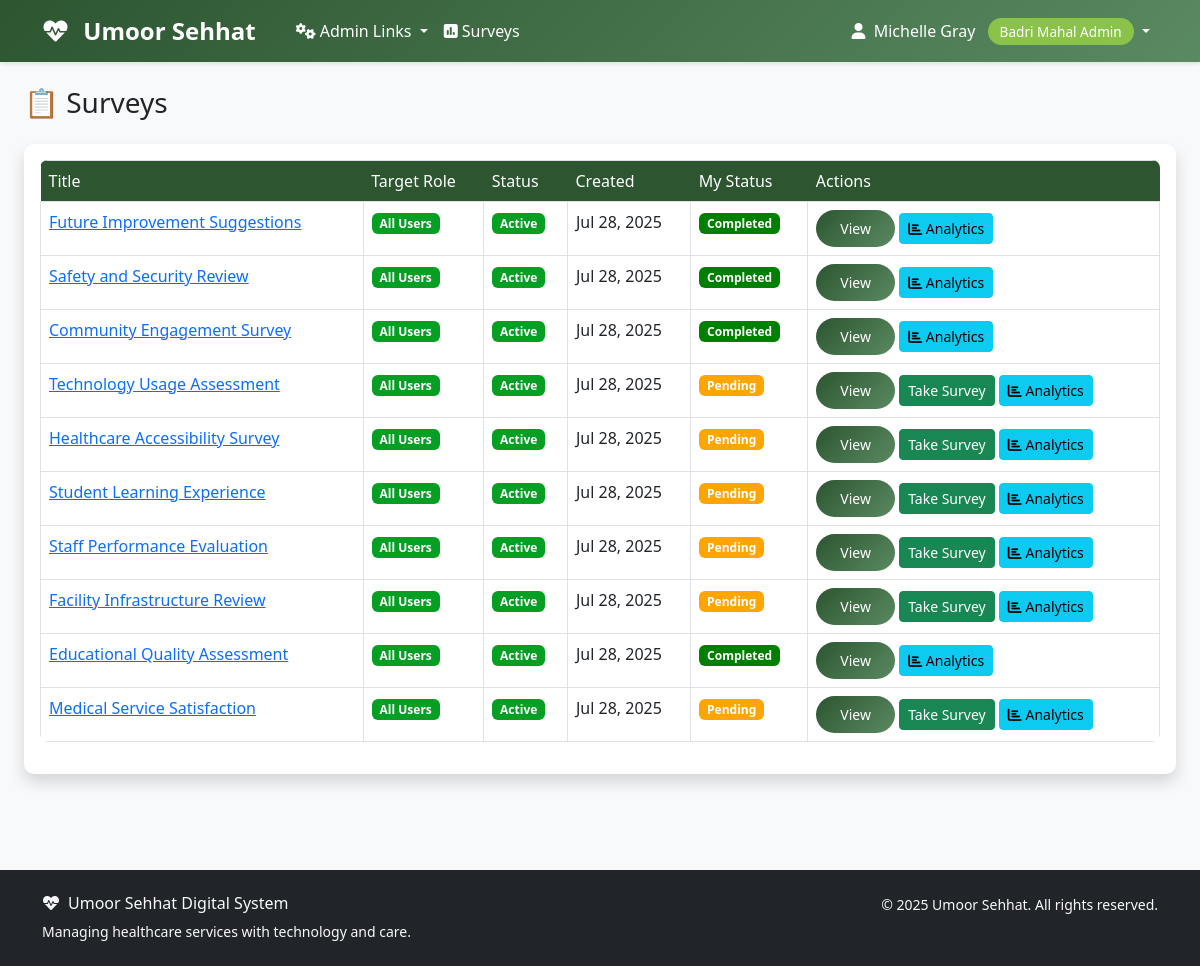
Page /surveys/list/ (signed in) on the committed database.
### accounts/models.py (models this page shows, shortened)
class User(AbstractUser):
    ROLE_CHOICES = [
        ('aamil', 'Aamil'),
        ('moze_coordinator', 'Moze Coordinator'),
        ('doctor', 'Doctor'),
        ('student', 'Student'),
        ('badri_mahal_admin', 'Badri Mahal Admin'),
    ]
    role = models.CharField(max_length=20, choices=ROLE_CHOICES, default='student')
    its_id = models.CharField(
        max_length=8,
        unique=True,
        null=True,
        blank=True,
        validators=[RegexValidator(
            regex=r'^\d{8}$',
            message='ITS ID must be exactly 8 digits',
            code='invalid_its_id'
        )],
        help_text='8-digit ITS ID'
    )
    phone_number = models.CharField(max_length=15, blank=True, null=True)
    profile_photo = models.URLField(blank=True, null=True)
    arabic_name = models.CharField(max_length=100, blank=True, null=True)
    age = models.PositiveIntegerField(blank=True, null=True)
    verified_certificate = models.FileField(upload_to='certificates/', blank=True, null=True)
    specialty = models.CharField(max_length=100, blank=True, null=True)
    college = models.CharField(max_length=100, blank=True, null=True)  # For students
    specialization = models.CharField(max_length=100, blank=True, null=True)  # For students
    created_at = models.DateTimeField(auto_now_add=True)
    updated_at = models.DateTimeField(auto_now=True)
    def get_full_name(self):
        if self.arabic_name:
            return self.arabic_name
        return super().get_full_name() or self.username
    @property
    def is_aamil(self):
        return self.role == 'aamil'
    @property
    def is_moze_coordinator(self):
        return self.role == 'moze_coordinator'
    @property
    def is_doctor(self):
        return self.role == 'doctor'
    @property
    def is_student(self):
        return self.role == 'student'
    @property
    def is_admin(self):
        return self.role == 'badri_mahal_admin' or self.is_superuser
    class Meta:
        verbose_name = 'User'
        verbose_name_plural = 'Users'
        ordering = ['first_name', 'last_name']

### surveys/models.py (models this page shows, shortened)
class Survey(models.Model):
    title = models.CharField(max_length=200)
    description = models.TextField(blank=True, null=True)
    TARGET_ROLE_CHOICES = [
        ('all', 'All Users'),
        ('aamil', 'Aamils'),
        ('moze_coordinator', 'Moze Coordinators'),
        ('doctor', 'Doctors'),
        ('student', 'Students'),
        ('badri_mahal_admin', 'Badri Mahal Admins'),
    ]
    target_role = models.CharField(max_length=20, choices=TARGET_ROLE_CHOICES, default='all')
    questions = models.JSONField(
        default=list,
        help_text='List of questions in JSON format'
    )
    created_by = models.ForeignKey(settings.AUTH_USER_MODEL, on_delete=models.CASCADE, related_name='created_surveys')
    is_active = models.BooleanField(default=True)
    is_anonymous = models.BooleanField(default=False)
    allow_multiple_responses = models.BooleanField(default=False)
    show_results = models.BooleanField(default=False, help_text='Show results to respondents')
    start_date = models.DateTimeField(blank=True, null=True)
    end_date = models.DateTimeField(blank=True, null=True)
    created_at = models.DateTimeField(auto_now_add=True)
    updated_at = models.DateTimeField(auto_now=True)
    class Meta:
        ordering = ['-created_at']
        verbose_name = 'Survey'
        verbose_name_plural = 'Surveys'

### surveys/views.py (the view)
# urls.py: path('list/', views.SurveyListView.as_view(), name='list'),
class SurveyListView(LoginRequiredMixin, ListView):
    model = Survey
    template_name = 'surveys/survey_list.html'
    context_object_name = 'surveys'
    paginate_by = 12
    def get_queryset(self):
        user = self.request.user
        if user.role == "admin":
            queryset = Survey.objects.all()
        elif user.role == "aamil" or user.role == "moze_coordinator":
            queryset = Survey.objects.filter(
                Q(created_by=user) |
                Q(target_role=user.role) |
                Q(target_role="all")
            )
        else:
            queryset = Survey.objects.filter(
                Q(target_role=user.role) |
                Q(target_role="all"),
                is_active=True
            )
        search = self.request.GET.get('search')
        if search:
            queryset = queryset.filter(
                Q(title__icontains=search) |
                Q(description__icontains=search)
            )
        status = self.request.GET.get('status')
        if status == 'active':
            queryset = queryset.filter(is_active=True)
        elif status == 'completed':
            queryset = queryset.filter(
                Q(end_date__isnull=False) & Q(end_date__lt=timezone.now())
            )
        elif status == 'pending':
            queryset = queryset.exclude(
                id__in=SurveyResponse.objects.filter(respondent=user).values('survey_id')
            )
        return queryset.select_related('created_by').order_by('-created_at')
    def get_context_data(self, **kwargs):
        context = super().get_context_data(**kwargs)
        context['search_query'] = self.request.GET.get('search', '')
        context['status_filter'] = self.request.GET.get('status', '')
        user_responses = {}
        if self.request.user.is_authenticated:
            responses = SurveyResponse.objects.filter(
                respondent=self.request.user,
                survey__in=context['surveys']
            ).values('survey_id', 'created_at')
            user_responses = {r['survey_id']: r['created_at'] for r in responses}
        context['user_responses'] = user_responses
        return context

### templates/surveys/survey_list.html (shortened to what this page needs)
{% extends 'base.html' %}
{% block content %}
<div class="container-fluid">
    <div class="row mb-4">
        <div class="col-12">
            <h1 class="h3 mb-0 text-gray-800">📋 Surveys</h1>
        </div>
    </div>
    <div class="card shadow mb-4">
        <div class="card-body">
            {% if surveys %}
                <div class="table-responsive">
                    <table class="table table-bordered">
                        <thead>
                            <tr>
                                <th>Title</th>
                                <th>Target Role</th>
                                <th>Status</th>
                                <th>Created</th>
                                <th>My Status</th>
                                <th>Actions</th>
                            </tr>
                        </thead>
                        <tbody>
                            {% for survey in surveys %}
                            <tr>
                                <td><a href="{% url 'surveys:detail' survey.pk %}">{{ survey.title }}</a></td>
                                <td><span class="badge badge-info" style="background-color: rgb(4, 159, 35);">{{ survey.get_target_role_display }}</span></td>
                                <td>
                                    {% if survey.is_active %}
                                        <span class="badge badge-success" style="background-color: rgb(4, 159, 35);">Active</span>
                                    {% else %}
                                        <span class="badge badge-danger" style="background-color: rgb(237, 6, 6);">Inactive</span>
                                    {% endif %}
                                </td>
                                <td>{{ survey.created_at|date:"M d, Y" }}</td>
                                <td>
                                    {% if survey.pk in user_responses %}
                                        <span class="badge badge-success" style="background-color: green;">Completed</span>
                                    {% elif survey.is_active %}
                                        <span class="badge badge-warning" style="background-color: orange;">Pending</span>
                                    {% else %}
                                        <span class="badge badge-secondary" style="background-color:lightcoral;">Not Available</span>
                                    {% endif %}
                                </td>
                                <td>
                                    <a href="{% url 'surveys:detail' survey.pk %}" class="btn btn-sm btn-primary">View</a>
                                    {% if survey.is_active and survey.pk not in user_responses %}
                                        <a href="{% url 'surveys:take_survey' survey.pk %}" class="btn btn-sm btn-success">Take Survey</a>
                                    {% endif %}
                                    {% if user.is_admin or user == survey.created_by %}
                                        <a href="{% url 'surveys:analytics' survey.pk %}" class="btn btn-sm btn-info">
                                            <i class="fas fa-chart-bar"></i> Analytics
                                        </a>
                                    {% endif %}
                                </td>
                            </tr>
                            {% endfor %}
                        </tbody>
                    </table>
                </div>
            {% else %}
                <p class="text-muted">No surveys available.</p>
            {% endif %}
        </div>
    </div>
</div>
{% endblock %}

### templates/base.html (shortened to what this page needs)
<!DOCTYPE html>
<html lang="en">
<head>
    <link href="https://cdn.jsdelivr.net/npm/bootstrap@5.3.0/dist/css/bootstrap.min.css" rel="stylesheet">
    <link href="https://cdnjs.cloudflare.com/ajax/libs/font-awesome/6.0.0/css/all.min.css" rel="stylesheet">
</head>
<body>
    <nav class="navbar navbar-expand-lg navbar-custom">
        <div class="container">
            <a class="navbar-brand text-white" href="{% url 'dashboard' %}">
                <i class="fas fa-heartbeat me-2"></i>
                Umoor Sehhat
            </a>
            <div class="collapse navbar-collapse" id="navbarNav">
                {% if user.is_authenticated %}
                    <ul class="navbar-nav me-auto">
                        {% if user.is_admin %}
                            <li class="nav-item dropdown">
                                <a class="nav-link dropdown-toggle" href="#" id="adminDropdown" role="button" data-bs-toggle="dropdown" aria-expanded="false">
                                    <i class="fas fa-cogs me-1"></i>Admin Links
                                </a>
                            </li>
                        {% endif %}
                        <li class="nav-item">
                            <a class="nav-link" href="{% url 'surveys:list' %}" class="text-decoration-none">
                                <i class="fas fa-poll me-1"></i>Surveys
                            </a>
                        </li>
                    </ul>
                    <ul class="navbar-nav">
                        <li class="nav-item dropdown">
                            <a class="nav-link dropdown-toggle" href="#" id="navbarDropdown" role="button" data-bs-toggle="dropdown">
                                <i class="fas fa-user me-1"></i>
                                {{ user.get_full_name|default:user.username }}
                                <span class="role-badge ms-2">{{ user.get_role_display }}</span>
                            </a>
                        </li>
                    </ul>
                {% endif %}
            </div>
        </div>
    </nav>
    <main class="container-fluid py-4">
        {% block content %}{% endblock %}
    </main>
    <footer class="bg-dark text-light py-4 mt-5">
        <div class="container">
            <div class="row">
                <div class="col-md-6">
                    <h6><i class="fas fa-heartbeat me-2"></i>Umoor Sehhat Digital System</h6>
                    <p class="small mb-0">Managing healthcare services with technology and care.</p>
                </div>
                <div class="col-md-6 text-md-end">
                    <p class="small mb-0">
                        &copy; {% now "Y" %} Umoor Sehhat. All rights reserved.
                    </p>
                </div>
            </div>
        </div>
    </footer>
</body>
</html>

### templates/base.html (style rules this page uses)
:root { --primary-color: #2c5530; --secondary-color: #5a8a61; --accent-color: #8bc34a; --text-dark: #2d3436; --bg-light: #f8f9fa; }
body { font-family: 'Segoe UI', Tahoma, Geneva, Verdana, sans-serif; background-color: var(--bg-light); }
.navbar-brand { font-weight: bold; color: white !important; font-size: 1.5rem; margin-right: 2rem; }
.navbar-custom { background: linear-gradient(135deg, var(--primary-color), var(--secondary-color)); box-shadow: 0 2px 4px rgba(0,0,0,.1); }
.navbar-custom .navbar-nav .nav-link { color: white !important; font-weight: 500; transition: all 0.3s ease; }
.card { border: none; border-radius: 10px; box-shadow: 0 4px 6px rgba(0,0,0,.1); transition: transform 0.3s ease; }
.btn-primary { background: linear-gradient(135deg, var(--primary-color), var(--secondary-color)); border: none; border-radius: 25px; padding: 8px 24px; font-weight: 500; transition: all 0.3s ease; }
.role-badge { background: var(--accent-color); color: white; padding: 4px 12px; border-radius: 20px; font-size: 0.85rem; font-weight: 500; }
.table { border-radius: 8px; overflow: hidden; }
.table thead th { border: none; background: var(--primary-color); color: white; font-weight: 500; }

### rows in the picture
User: get_full_name "Michelle Gray", role "Badri Mahal Admin"
Survey: title "Future Improvement Suggestions", target_role "All Users", is_active "Active", created_at "Jul 28, 2025", shows "Completed"
Survey: title "Safety and Security Review", target_role "All Users", is_active "Active", created_at "Jul 28, 2025", shows "Completed"
Survey: title "Community Engagement Survey", target_role "All Users", is_active "Active", created_at "Jul 28, 2025", shows "Completed"
Survey: title "Technology Usage Assessment", target_role "All Users", is_active "Active", created_at "Jul 28, 2025"
Survey: title "Healthcare Accessibility Survey", target_role "All Users", is_active "Active", created_at "Jul 28, 2025"
Survey: title "Student Learning Experience", target_role "All Users", is_active "Active", created_at "Jul 28, 2025"
Survey: title "Staff Performance Evaluation", target_role "All Users", is_active "Active", created_at "Jul 28, 2025"
Survey: title "Facility Infrastructure Review", target_role "All Users", is_active "Active", created_at "Jul 28, 2025"
Survey: title "Educational Quality Assessment", target_role "All Users", is_active "Active", created_at "Jul 28, 2025", shows "Completed"
Survey: title "Medical Service Satisfaction", target_role "All Users", is_active "Active", created_at "Jul 28, 2025"
